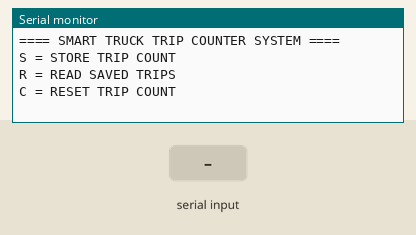
The sketch below on a simulated Arduino Uno, built for the host (arithmetic inside an expression is 32-bit, double 64-bit). On the bench: the last lines printed to the serial monitor. The test bench sets the inputs (shaded band). EEPROM starts erased.

Above: at 1.2 s.
1.3 s: "S" received over Serial
At 2.5 s:
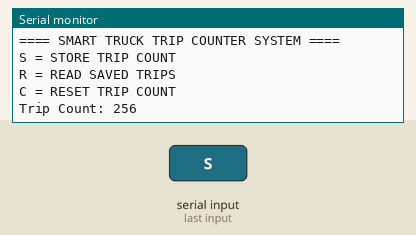
2.8 s: "R" received over Serial
At 3.7 s:
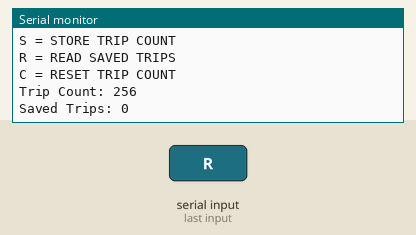
4.3 s: "C" received over Serial
At 5.0 s:
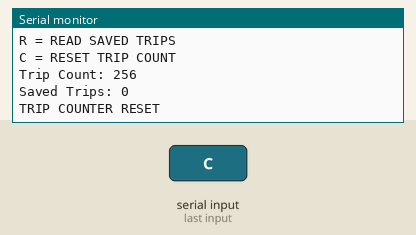

The sketch:

main.ino
```cpp
#include <Arduino.h>
#include <EEPROM.h>

const int EEPROM_SIZE = 32;
int tripCount = 0;

void setup() {
  Serial.begin(9600);
  EEPROM.begin(EEPROM_SIZE);

  Serial.println("==== SMART TRUCK TRIP COUNTER SYSTEM ====");
  Serial.println("S = STORE TRIP COUNT");
  Serial.println("R = READ SAVED TRIPS");
  Serial.println("C = RESET TRIP COUNT");

  tripCount = EEPROM.read(0);
}

void loop() {

  if (Serial.available() > 0) {

    char input = Serial.read();

    if (input == 'S') {
      tripCount++;

      EEPROM.write(0, tripCount);
      EEPROM.commit();

      Serial.print("Trip Count: ");
      Serial.println(tripCount);
    }

    else if (input == 'R') {
      tripCount = EEPROM.read(0);

      Serial.print("Saved Trips: ");
      Serial.println(tripCount);
    }

    else if (input == 'C') {

      tripCount = 0;

      EEPROM.write(0, 0);
      EEPROM.commit();

      Serial.println("TRIP COUNTER RESET");
    }
  }
}
```

Measured:
- after the input at 1.3 s, the serial monitor: prints a new line at once (image 1)
- after the input at 2.8 s, the serial monitor: prints a new line at once (image 2)
- after the input at 4.3 s, the serial monitor: prints a new line at once (image 3)
